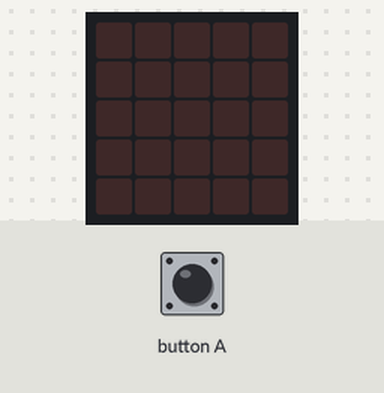
Bench run of a program on a simulated BBC micro:bit (MakeCode). Parts: the board's 5×5 LED display. The test bench sets the inputs (shaded band).

Above: at 1.2 s.
1.3 s: button A pressed for 0.15 s
At 1.9 s:
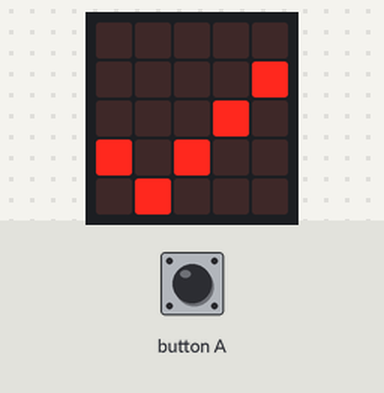
At 2.5 s:
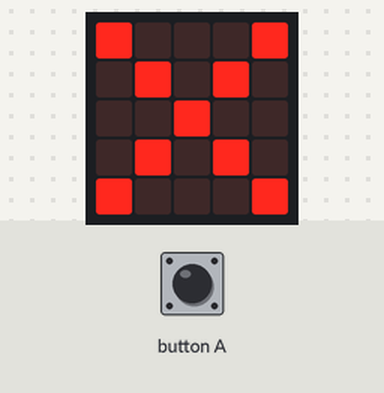
Timing chart, 0 to 4.3 s (numbered marks = the images above; inputs shaded):
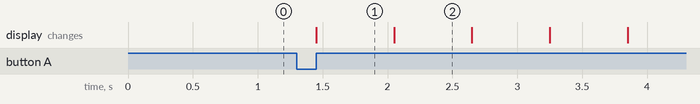

Measured:
- after the input at 1.3 s, the display: changes after 0.15 s (image 1)
- what the display in image 1 shows lasts 0.6 s, from 1.5 s to 2.1 s

The program:

main.ts
```typescript
input.onButtonPressed(Button.A, function () {
    while (true) {
        basic.showIcon(IconNames.Yes)
        basic.showIcon(IconNames.No)
        basic.showIcon(IconNames.Happy)
        basic.showIcon(IconNames.Square)
        basic.showIcon(IconNames.Heart)
    }
})
loops.everyInterval(500, function () {

})
basic.forever(function () {

})
```

test.ts
```typescript
// テストはここに来ます。このパッケージが拡張機能として使用されるときにはコンパイルされません。
```
